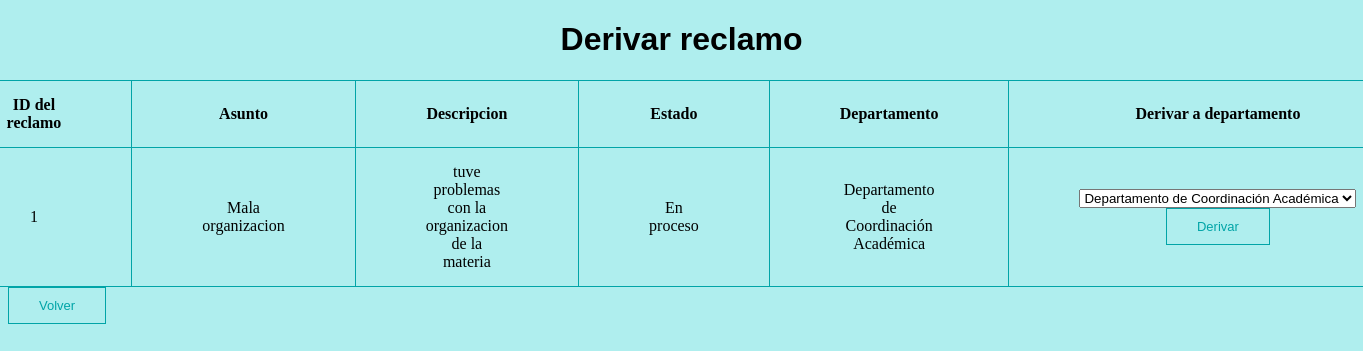
Before: /derivar_reclamo/1 (signed in) with the older database file.
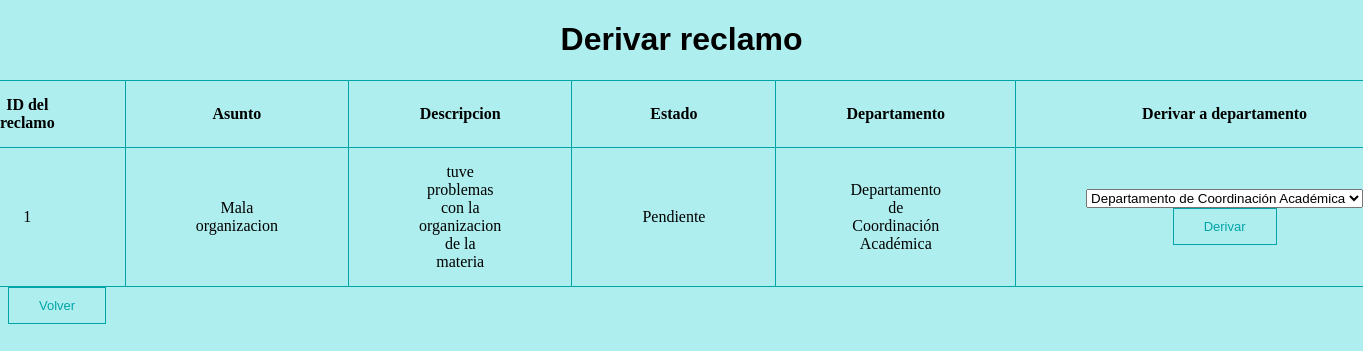
After: the same page with the newer database file.
### modules/class_reclamo.py (models this page shows, shortened)
class Reclamo(db.Model):
    id = db.Column(db.Integer,primary_key=True)
    usuario_creador = db.Column(db.String(100))
    asunto = db.Column(db.String(1000))
    descripcion = db.Column(db.String(1000))
    departamento_id = db.Column(db.Integer, db.ForeignKey('departamento.id'), nullable=True)
    estado =  db.Column(db.String(100))
    adherente = db.Column(db.String(100))
    fecha = db.Column(db.DateTime, default=datetime.utcnow)

### server.py (the view)
@app.route("/derivar_reclamo/<int:reclamo_id>", methods=['GET','POST'])
@admin_only
def derivar_reclamo(reclamo_id):
    reclamo = Reclamo.query.get(reclamo_id)
    departamentos = Departamento.query.all()
    if request.method == 'POST':
        departamento = request.form.get('departamento')
        current_user.derivar_reclamo(reclamo_id,departamento)
    return render_template('derivar_reclamo.html',reclamo=reclamo,departamentos=departamentos)

### server.py (called while the page is built)
@login_manager.user_loader
def user_loader(user_id):
    user = Usuario.query.get(user_id)
    if user:
        if user.id in admin_list:
            return Jefe_departamento.query.get(user_id)  #en base al id clasifica al usuario actual en jefe o usuario final
        else:
            return Usuario_final.query.get(user_id)

def admin_only(f):
    @wraps(f)
    def decorated_function(*args, **kwargs):
        if not current_user.is_authenticated or current_user.id not in admin_list:
            return abort(403)
        return f(*args, **kwargs)
    return decorated_function

### templates/derivar_reclamo.html (shortened to what this page needs)
<!DOCTYPE html>
<html lang="en">
<html>
    <head style="background-color:paleturquoise">
    </head>
    <body style="background-color:paleturquoise">
        <h1 class="centrar_element">Derivar reclamo</h1>
        <div class="table-container">
            <table>
                <tr>
                    <td><b>ID del reclamo</b></td>
                    <td><b>Asunto</b></td>
                    <td><b>Descripcion</b></td>
                    <td><b>Estado</b></td>
                    <td><b>Departamento</b></td>
                    <td><b>Derivar a departamento</b></td>
                </tr>
                <tr>
                    <td>{{ reclamo.id }}</td>
                    <td>{{ reclamo.asunto }}</td>
                    <td>{{ reclamo.descripcion }}</td>
                    <td>{{ reclamo.estado }}</td>
                    {% for departamento in departamentos %}
                        {% if departamento.id == reclamo.departamento_id %}
                            <td>{{ departamento.nombre }}</td>
                        {% endif %}
                    {% endfor %}
                    <td>
                        <form action="{{ url_for('derivar_reclamo',reclamo_id=reclamo.id) }}" method="post">
                            <select name="departamento" id="departamento">
                                {% for departamento in departamentos %}
                                    <option value="{{ departamento.id }}">{{ departamento.nombre }}</option>
                                {% endfor %}
                            </select>
                            <button type="submit">Derivar</button>
                        </form>
                    </td>
                </tr>
            </table>
        </div>
        <button onclick="location.href='/manejar_reclamo'">Volver</button>
    </body>
</html>

Changed rows visible on the page:
changed Reclamo "Mala organizacion": estado "En proceso" → "Pendiente"
